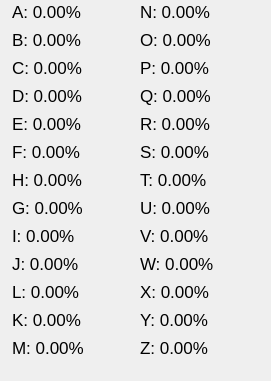
   <widget class="QWidget" name="wgMLP" native="true">
    <property name="geometry">
     <rect>
      <x>640</x>
      <y>200</y>
      <width>271</width>
      <height>381</height>
     </rect>
    </property>
    <widget class="QWidget" name="layoutWidget">
     <property name="geometry">
      <rect>
       <x>10</x>
       <y>0</y>
       <width>252</width>
       <height>371</height>
      </rect>
     </property>
     <layout class="QGridLayout" name="gridMLP">
      <item row="1" column="0">
       <widget class="QLabel" name="lbl_1">
        <property name="sizePolicy">
         <sizepolicy hsizetype="Fixed" vsizetype="Fixed">
          <horstretch>0</horstretch>
          <verstretch>0</verstretch>
         </sizepolicy>
        </property>
        <property name="minimumSize">
         <size>
          <width>120</width>
          <height>20</height>
         </size>
        </property>
        <property name="maximumSize">
         <size>
          <width>16777215</width>
          <height>20</height>
         </size>
        </property>
        <property name="font">
         <font>
          <pointsize>13</pointsize>
          <weight>50</weight>
          <bold>false</bold>
         </font>
        </property>
        <property name="text">
         <string>B: 0.00%</string>
        </property>
        <property name="scaledContents">
         <bool>true</bool>
        </property>
        <property name="alignment">
         <set>Qt::AlignLeading|Qt::AlignLeft|Qt::AlignVCenter</set>
        </property>
       </widget>
      </item>
      <item row="7" column="1">
       <widget class="QLabel" name="lbl_20">
        <property name="sizePolicy">
         <sizepolicy hsizetype="Fixed" vsizetype="Fixed">
          <horstretch>0</horstretch>
          <verstretch>0</verstretch>
         </sizepolicy>
        </property>
        <property name="minimumSize">
         <size>
          <width>120</width>
          <height>20</height>
         </size>
        </property>
        <property name="maximumSize">
         <size>
          <width>16777215</width>
          <height>20</height>
         </size>
        </property>
        <property name="font">
         <font>
          <pointsize>13</pointsize>
          <weight>50</weight>
          <bold>false</bold>
         </font>
        </property>
        <property name="text">
         <string>U: 0.00%</string>
        </property>
        <property name="scaledContents">
         <bool>true</bool>
        </property>
        <property name="alignment">
         <set>Qt::AlignLeading|Qt::AlignLeft|Qt::AlignVCenter</set>
        </property>
       </widget>
      </item>
      <item row="5" column="0">
       <widget class="QLabel" name="lbl_5">
        <property name="sizePolicy">
         <sizepolicy hsizetype="Fixed" vsizetype="Fixed">
          <horstretch>0</horstretch>
          <verstretch>0</verstretch>
         </sizepolicy>
        </property>
        <property name="minimumSize">
         <size>
          <width>120</width>
          <height>20</height>
         </size>
        </property>
        <property name="maximumSize">
         <size>
          <width>16777215</width>
          <height>20</height>
         </size>
        </property>
        <property name="font">
         <font>
          <pointsize>13</pointsize>
          <weight>50</weight>
          <bold>false</bold>
         </font>
        </property>
        <property name="text">
         <string>F: 0.00%</string>
        </property>
        <property name="scaledContents">
         <bool>true</bool>
        </property>
        <property name="alignment">
         <set>Qt::AlignLeading|Qt::AlignLeft|Qt::AlignVCenter</set>
        </property>
       </widget>
      </item>
      <item row="10" column="1">
       <widget class="QLabel" name="lbl_23">
        <property name="sizePolicy">
         <sizepolicy hsizetype="Fixed" vsizetype="Fixed">
          <horstretch>0</horstretch>
          <verstretch>0</verstretch>
         </sizepolicy>
        </property>
        <property name="minimumSize">
         <size>
          <width>120</width>
          <height>20</height>
         </size>
        </property>
        <property name="maximumSize">
         <size>
          <width>16777215</width>
          <height>20</height>
         </size>
        </property>
        <property name="font">
         <font>
          <pointsize>13</pointsize>
          <weight>50</weight>
          <bold>false</bold>
         </font>
        </property>
        <property name="text">
         <string>X: 0.00%</string>
        </property>
        <property name="scaledContents">
         <bool>true</bool>
        </property>
        <property name="alignment">
         <set>Qt::AlignLeading|Qt::AlignLeft|Qt::AlignVCenter</set>
        </property>
       </widget>
      </item>
      <item row="9" column="0">
       <widget class="QLabel" name="lbl_9">
        <property name="sizePolicy">
         <sizepolicy hsizetype="Fixed" vsizetype="Fixed">
          <horstretch>0</horstretch>
          <verstretch>0</verstretch>
         </sizepolicy>
        </property>
        <property name="minimumSize">
         <size>
          <width>120</width>
          <height>20</height>
         </size>
        </property>
        <property name="maximumSize">
         <size>
          <width>16777215</width>
          <height>20</height>
         </size>
        </property>
        <property name="font">
         <font>
          <pointsize>13</pointsize>
          <weight>50</weight>
          <bold>false</bold>
         </font>
        </property>
        <property name="text">
         <string>J: 0.00%</string>
        </property>
        <property name="scaledContents">
         <bool>true</bool>
        </property>
        <property name="alignment">
         <set>Qt::AlignLeading|Qt::AlignLeft|Qt::AlignVCenter</set>
        </property>
       </widget>
      </item>
      <item row="10" column="0">
       <widget class="QLabel" name="lbl_11">
        <property name="sizePolicy">
         <sizepolicy hsizetype="Fixed" vsizetype="Fixed">
          <horstretch>0</horstretch>
          <verstretch>0</verstretch>
         </sizepolicy>
        </property>
        <property name="minimumSize">
         <size>
          <width>120</width>
          <height>20</height>
         </size>
        </property>
        <property name="maximumSize">
         <size>
          <width>16777215</width>
          <height>20</height>
         </size>
        </property>
        <property name="font">
         <font>
          <pointsize>13</pointsize>
          <weight>50</weight>
          <bold>false</bold>
         </font>
        </property>
        <property name="text">
         <string>L: 0.00%</string>
        </property>
        <property name="scaledContents">
         <bool>true</bool>
        </property>
        <property name="alignment">
         <set>Qt::AlignLeading|Qt::AlignLeft|Qt::AlignVCenter</set>
        </property>
       </widget>
      </item>
      <item row="3" column="0">
       <widget class="QLabel" name="lbl_3">
        <property name="sizePolicy">
         <sizepolicy hsizetype="Fixed" vsizetype="Fixed">
          <horstretch>0</horstretch>
          <verstretch>0</verstretch>
         </sizepolicy>
        </property>
        <property name="minimumSize">
         <size>
          <width>120</width>
          <height>20</height>
         </size>
        </property>
        <property name="maximumSize">
         <size>
          <width>16777215</width>
          <height>20</height>
         </size>
        </property>
        <property name="font">
         <font>
          <pointsize>13</pointsize>
          <weight>50</weight>
          <bold>false</bold>
         </font>
        </property>
        <property name="text">
         <string>D: 0.00%</string>
        </property>
        <property name="scaledContents">
         <bool>true</bool>
        </property>
        <property name="alignment">
         <set>Qt::AlignLeading|Qt::AlignLeft|Qt::AlignVCenter</set>
        </property>
       </widget>
      </item>
      <item row="4" column="0">
       <widget class="QLabel" name="lbl_4">
        <property name="sizePolicy">
         <sizepolicy hsizetype="Fixed" vsizetype="Fixed">
          <horstretch>0</horstretch>
          <verstretch>0</verstretch>
         </sizepolicy>
        </property>
        <property name="minimumSize">
         <size>
          <width>120</width>
          <height>20</height>
         </size>
        </property>
        <property name="maximumSize">
         <size>
          <width>16777215</width>
          <height>20</height>
         </size>
        </property>
        <property name="font">
         <font>
          <pointsize>13</pointsize>
          <weight>50</weight>
          <bold>false</bold>
         </font>
        </property>
        <property name="text">
         <string>E: 0.00%</string>
        </property>
        <property name="scaledContents">
         <bool>true</bool>
        </property>
        <property name="alignment">
         <set>Qt::AlignLeading|Qt::AlignLeft|Qt::AlignVCenter</set>
        </property>
       </widget>
      </item>
      <item row="11" column="1">
       <widget class="QLabel" name="lbl_24">
        <property name="sizePolicy">
         <sizepolicy hsizetype="Fixed" vsizetype="Fixed">
          <horstretch>0</horstretch>
          <verstretch>0</verstretch>
         </sizepolicy>
        </property>
        <property name="minimumSize">
         <size>
          <width>120</width>
          <height>20</height>
         </size>
        </property>
        <property name="maximumSize">
         <size>
          <width>16777215</width>
          <height>20</height>
         </size>
        </property>
        <property name="font">
         <font>
          <pointsize>13</pointsize>
          <weight>50</weight>
          <bold>false</bold>
         </font>
        </property>
        <property name="text">
         <string>Y: 0.00%</string>
        </property>
        <property name="scaledContents">
         <bool>true</bool>
        </property>
        <property name="alignment">
         <set>Qt::AlignLeading|Qt::AlignLeft|Qt::AlignVCenter</set>
        </property>
       </widget>
      </item>
      <item row="3" column="1">
       <widget class="QLabel" name="lbl_16">
        <property name="sizePolicy">
         <sizepolicy hsizetype="Fixed" vsizetype="Fixed">
          <horstretch>0</horstretch>
          <verstretch>0</verstretch>
         </sizepolicy>
        </property>
        <property name="minimumSize">
         <size>
          <width>120</width>
          <height>20</height>
         </size>
        </property>
        <property name="maximumSize">
         <size>
          <width>16777215</width>
          <height>20</height>
         </size>
        </property>
        <property name="font">
         <font>
          <pointsize>13</pointsize>
          <weight>50</weight>
          <bold>false</bold>
         </font>
        </property>
        <property name="text">
         <string>Q: 0.00%</string>
        </property>
        <property name="scaledContents">
         <bool>true</bool>
        </property>
        <property name="alignment">
         <set>Qt::AlignLeading|Qt::AlignLeft|Qt::AlignVCenter</set>
        </property>
       </widget>
      </item>
      <item row="2" column="1">
       <widget class="QLabel" name="lbl_15">
        <property name="sizePolicy">
         <sizepolicy hsizetype="Fixed" vsizetype="Fixed">
          <horstretch>0</horstretch>
          <verstretch>0</verstretch>
         </sizepolicy>
        </property>
        <property name="minimumSize">
         <size>
          <width>120</width>
          <height>20</height>
         </size>
        </property>
        <property name="maximumSize">
         <size>
          <width>16777215</width>
          <height>20</height>
         </size>
        </property>
        <property name="font">
         <font>
          <pointsize>13</pointsize>
          <weight>50</weight>
          <bold>false</bold>
         </font>
        </property>
        <property name="text">
         <string>P: 0.00%</string>
        </property>
        <property name="scaledContents">
         <bool>true</bool>
        </property>
        <property name="alignment">
         <set>Qt::AlignLeading|Qt::AlignLeft|Qt::AlignVCenter</set>
        </property>
       </widget>
      </item>
      <item row="5" column="1">
       <widget class="QLabel" name="lbl_18">
        <property name="sizePolicy">
         <sizepolicy hsizetype="Fixed" vsizetype="Fixed">
          <horstretch>0</horstretch>
          <verstretch>0</verstretch>
         </sizepolicy>
        </property>
        <property name="minimumSize">
         <size>
          <width>120</width>
          <height>20</height>
         </size>
        </property>
        <property name="maximumSize">
         <size>
          <width>16777215</width>
          <height>20</height>
         </size>
        </property>
        <property name="font">
         <font>
          <pointsize>13</pointsize>
          <weight>50</weight>
          <bold>false</bold>
         </font>
        </property>
        <property name="text">
         <string>S: 0.00%</string>
        </property>
        <property name="scaledContents">
         <bool>true</bool>
        </property>
        <property name="alignment">
         <set>Qt::AlignLeading|Qt::AlignLeft|Qt::AlignVCenter</set>
        </property>
       </widget>
      </item>
      <item row="12" column="0">
       <widget class="QLabel" name="lbl_12">
        <property name="sizePolicy">
         <sizepolicy hsizetype="Fixed" vsizetype="Fixed">
          <horstretch>0</horstretch>
          <verstretch>0</verstretch>
         </sizepolicy>
        </property>
        <property name="minimumSize">
         <size>
          <width>120</width>
          <height>20</height>
         </size>
        </property>
        <property name="maximumSize">
         <size>
          <width>16777215</width>
          <height>20</height>
         </size>
        </property>
        <property name="font">
         <font>
          <pointsize>13</pointsize>
          <weight>50</weight>
          <bold>false</bold>
         </font>
        </property>
        <property name="text">
         <string>M: 0.00%</string>
        </property>
        <property name="scaledContents">
         <bool>true</bool>
        </property>
        <property name="alignment">
         <set>Qt::AlignLeading|Qt::AlignLeft|Qt::AlignVCenter</set>
        </property>
       </widget>
      </item>
      <item row="6" column="0">
       <widget class="QLabel" name="lbl_7">
        <property name="sizePolicy">
         <sizepolicy hsizetype="Fixed" vsizetype="Fixed">
          <horstretch>0</horstretch>
          <verstretch>0</verstretch>
         </sizepolicy>
        </property>
        <property name="minimumSize">
         <size>
          <width>120</width>
          <height>20</height>
         </size>
        </property>
        <property name="maximumSize">
         <size>
          <width>16777215</width>
          <height>20</height>
         </size>
        </property>
        <property name="font">
         <font>
          <pointsize>13</pointsize>
          <weight>50</weight>
          <bold>false</bold>
         </font>
        </property>
        <property name="text">
         <string>H: 0.00%</string>
        </property>
        <property name="scaledContents">
         <bool>true</bool>
        </property>
        <property name="alignment">
         <set>Qt::AlignLeading|Qt::AlignLeft|Qt::AlignVCenter</set>
        </property>
       </widget>
      </item>
      <item row="0" column="0">
       <widget class="QLabel" name="lbl_0">
        <property name="sizePolicy">
         <sizepolicy hsizetype="Fixed" vsizetype="Fixed">
          <horstretch>0</horstretch>
          <verstretch>0</verstretch>
         </sizepolicy>
        </property>
        <property name="minimumSize">
         <size>
          <width>120</width>
          <height>20</height>
         </size>
        </property>
        <property name="maximumSize">
         <size>
          <width>16777215</width>
          <height>20</height>
         </size>
        </property>
        <property name="baseSize">
         <size>
          <width>0</width>
          <height>0</height>
         </size>
        </property>
        <property name="font">
         <font>
          <pointsize>13</pointsize>
          <weight>50</weight>
          <bold>false</bold>
         </font>
        </property>
        <property name="text">
         <string>A: 0.00%</string>
        </property>
        <property name="scaledContents">
         <bool>true</bool>
        </property>
        <property name="alignment">
         <set>Qt::AlignLeading|Qt::AlignLeft|Qt::AlignVCenter</set>
        </property>
       </widget>
      </item>
      <item row="12" column="1">
       <widget class="QLabel" name="lbl_25">
        <property name="sizePolicy">
         <sizepolicy hsizetype="Fixed" vsizetype="Fixed">
          <horstretch>0</horstretch>
          <verstretch>0</verstretch>
         </sizepolicy>
        </property>
        <property name="minimumSize">
         <size>
          <width>120</width>
          <height>20</height>
         </size>
        </property>
        <property name="maximumSize">
         <size>
          <width>16777215</width>
          <height>20</height>
         </size>
        </property>
        <property name="font">
         <font>
          <pointsize>13</pointsize>
          <weight>50</weight>
          <bold>false</bold>
         </font>
        </property>
        <property name="text">
         <string>Z: 0.00%</string>
        </property>
        <property name="scaledContents">
         <bool>true</bool>
        </property>
        <property name="alignment">
         <set>Qt::AlignLeading|Qt::AlignLeft|Qt::AlignVCenter</set>
        </property>
       </widget>
      </item>
      <item row="8" column="0">
       <widget class="QLabel" name="lbl_8">
        <property name="sizePolicy">
         <sizepolicy hsizetype="Fixed" vsizetype="Fixed">
          <horstretch>0</horstretch>
          <verstretch>0</verstretch>
         </sizepolicy>
        </property>
        <property name="minimumSize">
         <size>
          <width>120</width>
          <height>20</height>
         </size>
        </property>
        <property name="maximumSize">
         <size>
          <width>16777215</width>
          <height>20</height>
         </size>
        </property>
        <property name="font">
         <font>
          <pointsize>13</pointsize>
          <weight>50</weight>
          <bold>false</bold>
         </font>
        </property>
        <property name="text">
         <string>I: 0.00%</string>
        </property>
        <property name="scaledContents">
         <bool>true</bool>
        </property>
        <property name="alignment">
         <set>Qt::AlignLeading|Qt::AlignLeft|Qt::AlignVCenter</set>
        </property>
       </widget>
      </item>
      <item row="4" column="1">
       <widget class="QLabel" name="lbl_17">
        <property name="sizePolicy">
         <sizepolicy hsizetype="Fixed" vsizetype="Fixed">
          <horstretch>0</horstretch>
          <verstretch>0</verstretch>
         </sizepolicy>
        </property>
        <property name="minimumSize">
         <size>
          <width>120</width>
          <height>20</height>
         </size>
        </property>
        <property name="maximumSize">
         <size>
          <width>16777215</width>
          <height>20</height>
         </size>
        </property>
        <property name="font">
         <font>
          <pointsize>13</pointsize>
          <weight>50</weight>
          <bold>false</bold>
         </font>
        </property>
        <property name="text">
         <string>R: 0.00%</string>
        </property>
        <property name="scaledContents">
         <bool>true</bool>
        </property>
        <property name="alignment">
         <set>Qt::AlignLeading|Qt::AlignLeft|Qt::AlignVCenter</set>
        </property>
       </widget>
      </item>
      <item row="11" column="0">
       <widget class="QLabel" name="lbl_10">
        <property name="sizePolicy">
         <sizepolicy hsizetype="Fixed" vsizetype="Fixed">
          <horstretch>0</horstretch>
          <verstretch>0</verstretch>
         </sizepolicy>
        </property>
        <property name="minimumSize">
         <size>
          <width>120</width>
          <height>20</height>
         </size>
        </property>
        <property name="maximumSize">
         <size>
          <width>16777215</width>
          <height>20</height>
         </size>
        </property>
        <property name="font">
         <font>
          <pointsize>13</pointsize>
          <weight>50</weight>
          <bold>false</bold>
         </font>
        </property>
        <property name="text">
         <string>K: 0.00%</string>
        </property>
        <property name="scaledContents">
         <bool>true</bool>
        </property>
        <property name="alignment">
         <set>Qt::AlignLeading|Qt::AlignLeft|Qt::AlignVCenter</set>
        </property>
       </widget>
      </item>
      <item row="1" column="1">
       <widget class="QLabel" name="lbl_14">
        <property name="sizePolicy">
         <sizepolicy hsizetype="Fixed" vsizetype="Fixed">
          <horstretch>0</horstretch>
          <verstretch>0</verstretch>
         </sizepolicy>
        </property>
        <property name="minimumSize">
         <size>
          <width>120</width>
          <height>20</height>
         </size>
        </property>
        <property name="maximumSize">
         <size>
          <width>16777215</width>
          <height>20</height>
         </size>
        </property>
        <property name="font">
         <font>
          <pointsize>13</pointsize>
          <weight>50</weight>
          <bold>false</bold>
         </font>
        </property>
        <property name="text">
         <string>O: 0.00%</string>
        </property>
        <property name="scaledContents">
         <bool>true</bool>
        </property>
        <property name="alignment">
         <set>Qt::AlignLeading|Qt::AlignLeft|Qt::AlignVCenter</set>
        </property>
       </widget>
      </item>
      <item row="7" column="0">
       <widget class="QLabel" name="lbl_6">
        <property name="sizePolicy">
         <sizepolicy hsizetype="Fixed" vsizetype="Fixed">
          <horstretch>0</horstretch>
          <verstretch>0</verstretch>
         </sizepolicy>
        </property>
        <property name="minimumSize">
         <size>
          <width>120</width>
          <height>20</height>
         </size>
        </property>
        <property name="maximumSize">
         <size>
          <width>16777215</width>
          <height>20</height>
         </size>
        </property>
        <property name="font">
         <font>
          <pointsize>13</pointsize>
          <weight>50</weight>
          <bold>false</bold>
         </font>
        </property>
        <property name="text">
         <string>G: 0.00%</string>
        </property>
        <property name="scaledContents">
         <bool>true</bool>
        </property>
        <property name="alignment">
         <set>Qt::AlignLeading|Qt::AlignLeft|Qt::AlignVCenter</set>
        </property>
       </widget>
      </item>
      <item row="2" column="0">
       <widget class="QLabel" name="lbl_2">
        <property name="sizePolicy">
         <sizepolicy hsizetype="Fixed" vsizetype="Fixed">
          <horstretch>0</horstretch>
          <verstretch>0</verstretch>
         </sizepolicy>
        </property>
        <property name="minimumSize">
         <size>
          <width>120</width>
          <height>20</height>
         </size>
        </property>
        <property name="maximumSize">
         <size>
          <width>16777215</width>
          <height>20</height>
         </size>
        </property>
        <property name="font">
         <font>
          <pointsize>13</pointsize>
          <weight>50</weight>
          <bold>false</bold>
         </font>
        </property>
        <property name="text">
         <string>C: 0.00%</string>
        </property>
        <property name="scaledContents">
         <bool>true</bool>
        </property>
        <property name="alignment">
         <set>Qt::AlignLeading|Qt::AlignLeft|Qt::AlignVCenter</set>
        </property>
       </widget>
      </item>
      <item row="6" column="1">
       <widget class="QLabel" name="lbl_19">
        <property name="sizePolicy">
         <sizepolicy hsizetype="Fixed" vsizetype="Fixed">
          <horstretch>0</horstretch>
          <verstretch>0</verstretch>
         </sizepolicy>
        </property>
        <property name="minimumSize">
         <size>
          <width>120</width>
          <height>20</height>
         </size>
        </property>
        <property name="maximumSize">
         <size>
          <width>16777215</width>
          <height>20</height>
         </size>
        </property>
        <property name="font">
         <font>
          <pointsize>13</pointsize>
          <weight>50</weight>
          <bold>false</bold>
         </font>
        </property>
        <property name="text">
         <string>T: 0.00%</string>
        </property>
        <property name="scaledContents">
         <bool>true</bool>
        </property>
        <property name="alignment">
         <set>Qt::AlignLeading|Qt::AlignLeft|Qt::AlignVCenter</set>
        </property>
       </widget>
      </item>
      <item row="8" column="1">
       <widget class="QLabel" name="lbl_21">
        <property name="sizePolicy">
         <sizepolicy hsizetype="Fixed" vsizetype="Fixed">
          <horstretch>0</horstretch>
          <verstretch>0</verstretch>
         </sizepolicy>
        </property>
        <property name="minimumSize">
         <size>
          <width>120</width>
          <height>20</height>
         </size>
        </property>
        <property name="maximumSize">
         <size>
          <width>16777215</width>
          <height>20</height>
         </size>
        </property>
        <property name="font">
         <font>
          <pointsize>13</pointsize>
          <weight>50</weight>
          <bold>false</bold>
         </font>
        </property>
        <property name="text">
         <string>V: 0.00%</string>
        </property>
        <property name="scaledContents">
         <bool>true</bool>
        </property>
        <property name="alignment">
         <set>Qt::AlignLeading|Qt::AlignLeft|Qt::AlignVCenter</set>
        </property>
       </widget>
      </item>
      <item row="9" column="1">
       <widget class="QLabel" name="lbl_22">
        <property name="sizePolicy">
         <sizepolicy hsizetype="Fixed" vsizetype="Fixed">
          <horstretch>0</horstretch>
          <verstretch>0</verstretch>
         </sizepolicy>
        </property>
        <property name="minimumSize">
         <size>
          <width>120</width>
          <height>20</height>
         </size>
        </property>
        <property name="maximumSize">
         <size>
          <width>16777215</width>
          <height>20</height>
         </size>
        </property>
        <property name="font">
         <font>
          <pointsize>13</pointsize>
          <weight>50</weight>
          <bold>false</bold>
         </font>
        </property>
        <property name="text">
         <string>W: 0.00%</string>
        </property>
        <property name="scaledContents">
         <bool>true</bool>
        </property>
        <property name="alignment">
         <set>Qt::AlignLeading|Qt::AlignLeft|Qt::AlignVCenter</set>
        </property>
       </widget>
      </item>
      <item row="0" column="1">
       <widget class="QLabel" name="lbl_13">
        <property name="sizePolicy">
         <sizepolicy hsizetype="Fixed" vsizetype="Fixed">
          <horstretch>0</horstretch>
          <verstretch>0</verstretch>
         </sizepolicy>
        </property>
        <property name="minimumSize">
         <size>
          <width>120</width>
          <height>20</height>
         </size>
        </property>
        <property name="maximumSize">
         <size>
          <width>16777215</width>
          <height>20</height>
         </size>
        </property>
        <property name="font">
         <font>
          <pointsize>13</pointsize>
          <weight>50</weight>
          <bold>false</bold>
         </font>
        </property>
        <property name="text">
         <string>N: 0.00%</string>
        </property>
        <property name="scaledContents">
         <bool>true</bool>
        </property>
        <property name="alignment">
         <set>Qt::AlignLeading|Qt::AlignLeft|Qt::AlignVCenter</set>
        </property>
       </widget>
      </item>
     </layout>
    </widget>
   </widget>
